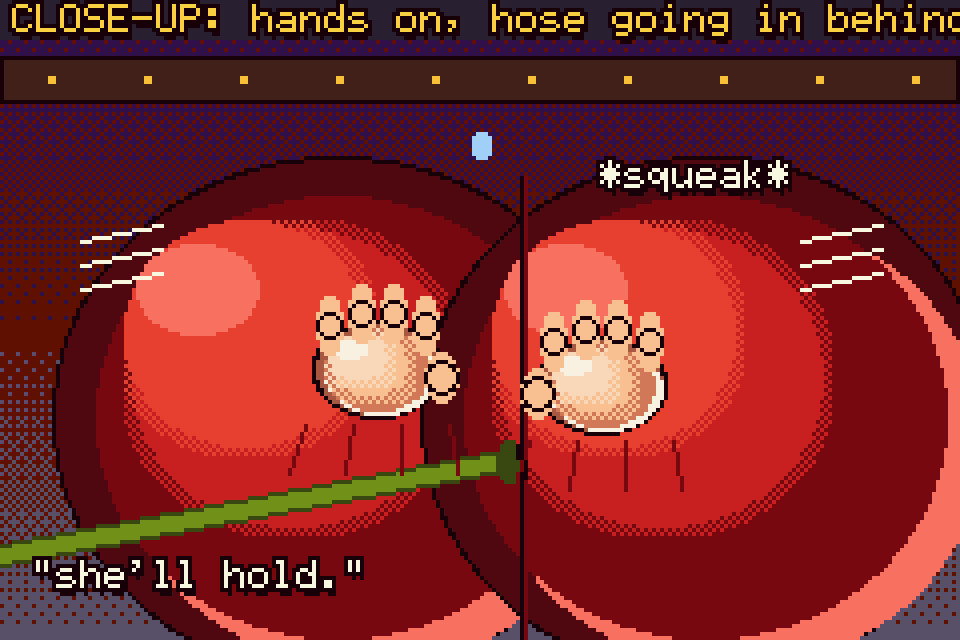
#> input picture docs/design/story/concept/gg_closeup.png, 960 x 640 px
$ python -i anim_density.py   (imports and definitions only)
#> lines starting #> are read from the running program, lines starting #| are printed output that depends on the picture
"""lint/anim_density.py - ANIM-DENSITY: the creator's quality bar ("people won't like slideshows").

Two modes:

  plan    static analysis of the compiled plan. Runs the real compiler (showc) and records every
          resolved op of every shot (frame, op, args, macro expanded), then per shot:
            ANIM-DENSITY   fewer than 3 independently moving elements (idle actors, movers,
                           camera motion, the set's visible ambient layers [max 2], crowds,
                           fx/boil, a 3D host's own motion)
            ANIM-HOLD      a window of more than 12 frames with nothing moving, outside a
                           declared hold (freeze/still/deadpan/still_hold spans, protected beats)
            ANIM-GESTURE   a spoken line with no gesture or expression change by its speaker
            ANIM-LISTEN    an on-screen listener in a dialogue shot who never reacts
            ANIM-CAM       a shot of 60 f or more with no camera motion at all
            ANIM-OVERWORLD dialogue on an OVERWORLD set, or an overworld shot over 4 s
  frames  frame-diff over rendered frames (a PNG folder or an FFV1/any video): runs of more than
          12 pixel-identical consecutive frames, mapped to shots when --timeline is given.

    cd show/tools && python3 -m showtk.lint.anim_density plan ep101 [--shots a1_01a..a1_03c] [--by-file]
    cd show/tools && python3 -m showtk.lint.anim_density frames DIR|FILE.mkv [--timeline T.json] [--thresh 0]

Everything is a warning: the bar says treat them as bugs to fix, not as build breakers.
"""
import argparse
import re
import sys
from collections import Counter, defaultdict

from ..errors import Diag

MIN_ELEMENTS = 3
MAX_STATIC = 12
CAM_MIN_LEN = 60
OVERWORLD_MAX = 120
GESTURE_OPS = {"pose", "expr", "headturn", "squash", "face", "pop", "twitch", "move", "walk", "panic",
               "state", "freeze", "still", "eyes"}
REACT_OPS = GESTURE_OPS | {"blink"}
HOLD_OPS = {"freeze", "still"}
CAM_MOVES = {"to", "pan", "creep", "whip", "crane"}
CAMFX = {"shake", "punch", "zoom", "hitstop"}
# how long an event visibly moves when it carries no over= (frames)
SPAN = {"pose": 16, "squash": 6, "blink": 3, "headturn": 8, "expr": 6, "fx": 20, "shake": 10,
        "pop": 10, "face": 2, "twitch": 12, "panic": 30, "zoom": 8, "flash": 4, "punch": 4,
        "sign": 6, "card": 6, "show": 2, "hide": 2, "prop.set": 2, "reveal": 12, "wipe": 12,
        "dissolve": 12, "split": 12, "iris_in": 12, "iris_out": 12, "fade": 8, "cam3d": 60}
HOST_MOTION = {"view3d": 2, "overworld": 1, "room": 1}


class Op:
    __slots__ = ("f", "kw", "words", "kv", "line", "file", "macro", "time")

    # [255 lines left out: functions __init__, compile_recording, _frames, visible_ambs, analyse_shot, run, not called in this run]


def lint(ep="ep101", shots=None):
    """the lint runner's entry: -> [Diag]"""
    return run(ep, shots)[1]


# ---- frame-diff mode ------------------------------------------------------------------------
# [112 lines left out: functions iter_frames, frame_runs, frames_report, summary, main, not called in this run]


# [2 lines not run here, left out]

>>> import cv2
>>> picture = cv2.imread('../../../../docs/design/story/concept/gg_closeup.png', cv2.IMREAD_GRAYSCALE)
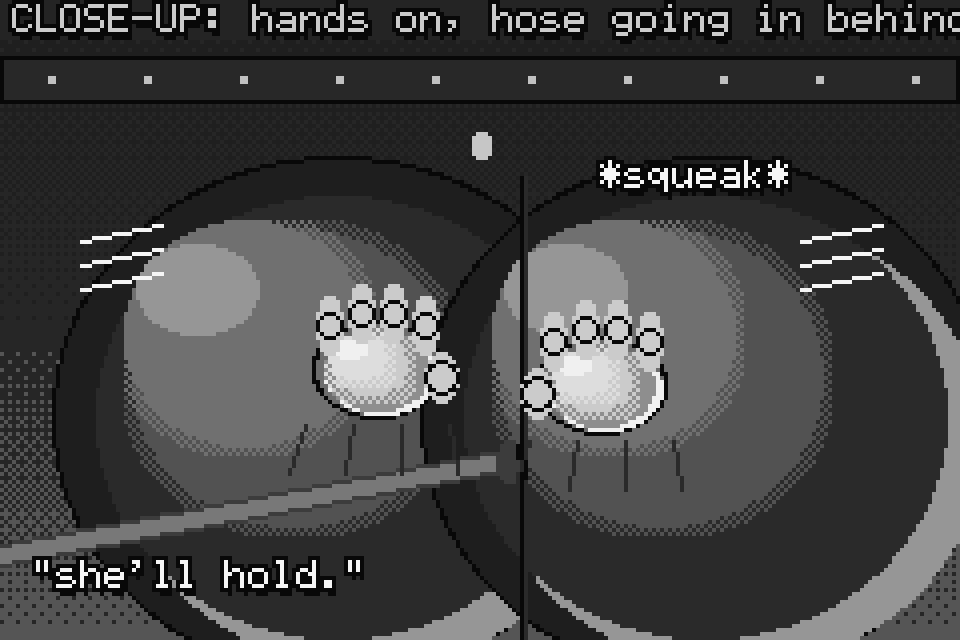
#> picture: shape (640, 960); min 8, max 245, mean 65.7
>>> result = iter_frames(picture)
